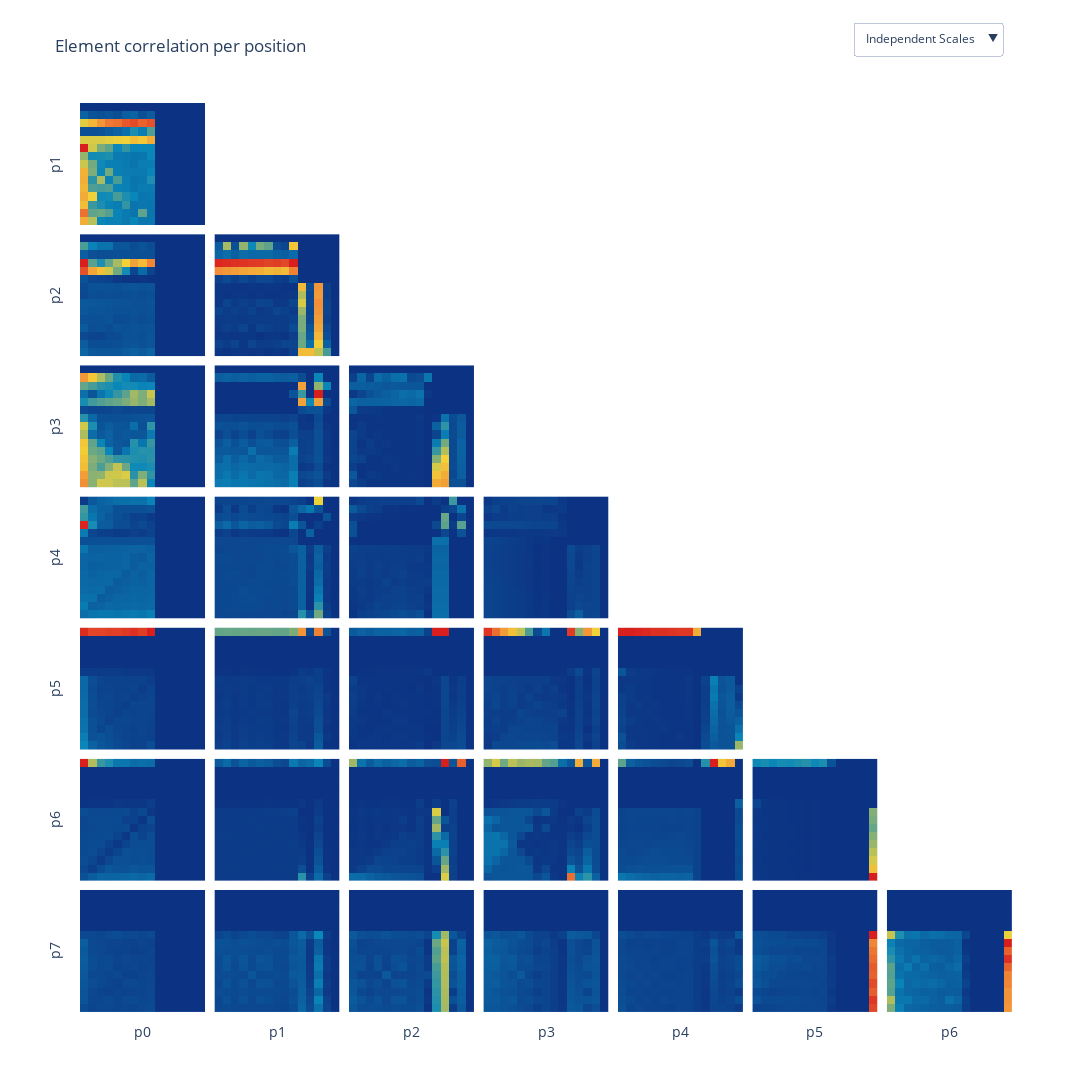

The notebook cell this image was saved under:
### Code cell
# Ploting Heatmap

# Creating figure
fig = sp.make_subplots(
    rows=NUMBER_OF_ELEMENTS - 1, 
    cols=NUMBER_OF_ELEMENTS - 1,
    shared_xaxes=True,
    shared_yaxes=True,
    vertical_spacing=0.01,
    horizontal_spacing=0.01,
)

# Creating traces
for i in range(NUMBER_OF_ELEMENTS):
    for j in range(i + 1, NUMBER_OF_ELEMENTS):

        df_temp = df_elements_pos_corr[f"p{i}"].loc[f"p{j}"]

        if df_temp is None:
            continue

        fig.add_trace(
            go.Heatmap(
                x=df_temp.columns,
                y=df_temp.index,
                z=df_temp / len(df),
                name=f"{i}-{j}",
                visible=True,
                coloraxis=f"coloraxis{i + j + 1}",
            ),
            row=j, 
            col=i + 1,
        )

        fig.add_trace(
            go.Heatmap(
                x=df_temp.columns,
                y=df_temp.index,
                z=df_temp / len(df),
                name=f"{i}-{j}",
                visible=False,
                coloraxis=f"coloraxis1",
            ),
            row=j, 
            col=i + 1,
        )

# Updating layout
coloraxis = dict(colorscale="Portland", showscale=False)
coloraxes = {f"coloraxis{i + 1}": coloraxis for i in range(int(((NUMBER_OF_ELEMENTS ** 2) - NUMBER_OF_ELEMENTS) / 2) + 1)}

fig.update_layout(
    title="Element correlation per position",
    height=1200,
    width=1200,
    **coloraxes,
)

fig.update_xaxes(showticklabels=False)
fig.update_yaxes(showticklabels=False)

for i in range(NUMBER_OF_ELEMENTS - 1):
    fig.update_xaxes(title_text=f"p{i}", side="bottom", row=NUMBER_OF_ELEMENTS - 1, col=i + 1)
    fig.update_yaxes(title_text=f"p{NUMBER_OF_ELEMENTS - i - 1}", row=NUMBER_OF_ELEMENTS - i - 1, col=1)

# Adding dropdown
fig.update_layout(
    updatemenus=[
        dict(
            buttons=list([
                dict(
                    args=[{"visible": [True, False]}],
                    label="Independent Scales",
                ),
                dict(
                    args=[{"visible": [False, True]}],
                    label="Single Scale",
                ),
            ]),
            direction="down",
            pad={"r": 10, "t": 10},
            showactive=True,
            x=1,
            xanchor="right",
            y=1.1,
            yanchor="top"
        ),
    ]
)

# Showing figure
fig.show()

### Figure 1 — Plotly figure (JSON) as saved in the notebook; plotly's stock layout.template omitted (floating-point values rounded to 4 significant figures; data arrays with more than 128 entries replaced by an {"elided": "..."} marker saying what was removed)
{"data": [{"coloraxis": "coloraxis2", "name": "0-1", "type": "heatmap", "visible": true, "x": ["1", "2", "3", "4", "5", "6", "8", "7", "9", "0", "+", "-", "*", "/", "="], "xaxis": "x", "y": ["1", "2", "3", "4", "5", "6", "8", "7", "9", "0", "+", "-", "*", "/", "="], "yaxis": "y", "z": {"elided": "15x15 float values"}}, {"coloraxis": "coloraxis", "name": "0-1", "type": "heatmap", "visible": false, "x": ["1", "2", "3", "4", "5", "6", "8", "7", "9", "0", "+", "-", "*", "/", "="], "xaxis": "x", "y": ["1", "2", "3", "4", "5", "6", "8", "7", "9", "0", "+", "-", "*", "/", "="], "yaxis": "y", "z": {"elided": "15x15 float values"}}, {"coloraxis": "coloraxis3", "name": "0-2", "type": "heatmap", "visible": true, "x": ["1", "2", "3", "4", "5", "6", "8", "7", "9", "0", "+", "-", "*", "/", "="], "xaxis": "x8", "y": ["1", "2", "3", "4", "5", "6", "8", "7", "9", "0", "+", "-", "*", "/", "="], "yaxis": "y8", "z": {"elided": "15x15 float values"}}, {"coloraxis": "coloraxis", "name": "0-2", "type": "heatmap", "visible": false, "x": ["1", "2", "3", "4", "5", "6", "8", "7", "9", "0", "+", "-", "*", "/", "="], "xaxis": "x8", "y": ["1", "2", "3", "4", "5", "6", "8", "7", "9", "0", "+", "-", "*", "/", "="], "yaxis": "y8", "z": {"elided": "15x15 float values"}}, {"coloraxis": "coloraxis4", "name": "0-3", "type": "heatmap", "visible": true, "x": ["1", "2", "3", "4", "5", "6", "8", "7", "9", "0", "+", "-", "*", "/", "="], "xaxis": "x15", "y": ["1", "2", "3", "4", "5", "6", "8", "7", "9", "0", "+", "-", "*", "/", "="], "yaxis": "y15", "z": {"elided": "15x15 float values"}}, {"coloraxis": "coloraxis", "name": "0-3", "type": "heatmap", "visible": false, "x": ["1", "2", "3", "4", "5", "6", "8", "7", "9", "0", "+", "-", "*", "/", "="], "xaxis": "x15", "y": ["1", "2", "3", "4", "5", "6", "8", "7", "9", "0", "+", "-", "*", "/", "="], "yaxis": "y15", "z": {"elided": "15x15 float values"}}, {"coloraxis": "coloraxis5", "name": "0-4", "type": "heatmap", "visible": true, "x": ["1", "2", "3", "4", "5", "6", "8", "7", "9", "0", "+", "-", "*", "/", "="], "xaxis": "x22", "y": ["1", "2", "3", "4", "5", "6", "8", "7", "9", "0", "+", "-", "*", "/", "="], "yaxis": "y22", "z": {"elided": "15x15 float values"}}, {"coloraxis": "coloraxis", "name": "0-4", "type": "heatmap", "visible": false, "x": ["1", "2", "3", "4", "5", "6", "8", "7", "9", "0", "+", "-", "*", "/", "="], "xaxis": "x22", "y": ["1", "2", "3", "4", "5", "6", "8", "7", "9", "0", "+", "-", "*", "/", "="], "yaxis": "y22", "z": {"elided": "15x15 float values"}}, {"coloraxis": "coloraxis6", "name": "0-5", "type": "heatmap", "visible": true, "x": ["1", "2", "3", "4", "5", "6", "8", "7", "9", "0", "+", "-", "*", "/", "="], "xaxis": "x29", "y": ["1", "2", "3", "4", "5", "6", "8", "7", "9", "0", "+", "-", "*", "/", "="], "yaxis": "y29", "z": {"elided": "15x15 float values"}}, {"coloraxis": "coloraxis", "name": "0-5", "type": "heatmap", "visible": false, "x": ["1", "2", "3", "4", "5", "6", "8", "7", "9", "0", "+", "-", "*", "/", "="], "xaxis": "x29", "y": ["1", "2", "3", "4", "5", "6", "8", "7", "9", "0", "+", "-", "*", "/", "="], "yaxis": "y29", "z": {"elided": "15x15 float values"}}, {"coloraxis": "coloraxis7", "name": "0-6", "type": "heatmap", "visible": true, "x": ["1", "2", "3", "4", "5", "6", "8", "7", "9", "0", "+", "-", "*", "/", "="], "xaxis": "x36", "y": ["1", "2", "3", "4", "5", "6", "8", "7", "9", "0", "+", "-", "*", "/", "="], "yaxis": "y36", "z": {"elided": "15x15 float values"}}, {"coloraxis": "coloraxis", "name": "0-6", "type": "heatmap", "visible": false, "x": ["1", "2", "3", "4", "5", "6", "8", "7", "9", "0", "+", "-", "*", "/", "="], "xaxis": "x36", "y": ["1", "2", "3", "4", "5", "6", "8", "7", "9", "0", "+", "-", "*", "/", "="], "yaxis": "y36", "z": {"elided": "15x15 float values"}}, {"coloraxis": "coloraxis8", "name": "0-7", "type": "heatmap", "visible": true, "x": ["1", "2", "3", "4", "5", "6", "8", "7", "9", "0", "+", "-", "*", "/", "="], "xaxis": "x43", "y": ["1", "2", "3", "4", "5", "6", "8", "7", "9", "0", "+", "-", "*", "/", "="], "yaxis": "y43", "z": {"elided": "15x15 float values"}}, {"coloraxis": "coloraxis", "name": "0-7", "type": "heatmap", "visible": false, "x": ["1", "2", "3", "4", "5", "6", "8", "7", "9", "0", "+", "-", "*", "/", "="], "xaxis": "x43", "y": ["1", "2", "3", "4", "5", "6", "8", "7", "9", "0", "+", "-", "*", "/", "="], "yaxis": "y43", "z": {"elided": "15x15 float values"}}, {"coloraxis": "coloraxis4", "name": "1-2", "type": "heatmap", "visible": true, "x": ["1", "2", "3", "4", "5", "6", "8", "7", "9", "0", "+", "-", "*", "/", "="], "xaxis": "x9", "y": ["1", "2", "3", "4", "5", "6", "8", "7", "9", "0", "+", "-", "*", "/", "="], "yaxis": "y9", "z": {"elided": "15x15 float values"}}, {"coloraxis": "coloraxis", "name": "1-2", "type": "heatmap", "visible": false, "x": ["1", "2", "3", "4", "5", "6", "8", "7", "9", "0", "+", "-", "*", "/", "="], "xaxis": "x9", "y": ["1", "2", "3", "4", "5", "6", "8", "7", "9", "0", "+", "-", "*", "/", "="], "yaxis": "y9", "z": {"elided": "15x15 float values"}}, {"coloraxis": "coloraxis5", "name": "1-3", "type": "heatmap", "visible": true, "x": ["1", "2", "3", "4", "5", "6", "8", "7", "9", "0", "+", "-", "*", "/", "="], "xaxis": "x16", "y": ["1", "2", "3", "4", "5", "6", "8", "7", "9", "0", "+", "-", "*", "/", "="], "yaxis": "y16", "z": {"elided": "15x15 float values"}}, {"coloraxis": "coloraxis", "name": "1-3", "type": "heatmap", "visible": false, "x": ["1", "2", "3", "4", "5", "6", "8", "7", "9", "0", "+", "-", "*", "/", "="], "xaxis": "x16", "y": ["1", "2", "3", "4", "5", "6", "8", "7", "9", "0", "+", "-", "*", "/", "="], "yaxis": "y16", "z": {"elided": "15x15 float values"}}, {"coloraxis": "coloraxis6", "name": "1-4", "type": "heatmap", "visible": true, "x": ["1", "2", "3", "4", "5", "6", "8", "7", "9", "0", "+", "-", "*", "/", "="], "xaxis": "x23", "y": ["1", "2", "3", "4", "5", "6", "8", "7", "9", "0", "+", "-", "*", "/", "="], "yaxis": "y23", "z": {"elided": "15x15 float values"}}, {"coloraxis": "coloraxis", "name": "1-4", "type": "heatmap", "visible": false, "x": ["1", "2", "3", "4", "5", "6", "8", "7", "9", "0", "+", "-", "*", "/", "="], "xaxis": "x23", "y": ["1", "2", "3", "4", "5", "6", "8", "7", "9", "0", "+", "-", "*", "/", "="], "yaxis": "y23", "z": {"elided": "15x15 float values"}}, {"coloraxis": "coloraxis7", "name": "1-5", "type": "heatmap", "visible": true, "x": ["1", "2", "3", "4", "5", "6", "8", "7", "9", "0", "+", "-", "*", "/", "="], "xaxis": "x30", "y": ["1", "2", "3", "4", "5", "6", "8", "7", "9", "0", "+", "-", "*", "/", "="], "yaxis": "y30", "z": {"elided": "15x15 float values"}}, {"coloraxis": "coloraxis", "name": "1-5", "type": "heatmap", "visible": false, "x": ["1", "2", "3", "4", "5", "6", "8", "7", "9", "0", "+", "-", "*", "/", "="], "xaxis": "x30", "y": ["1", "2", "3", "4", "5", "6", "8", "7", "9", "0", "+", "-", "*", "/", "="], "yaxis": "y30", "z": {"elided": "15x15 float values"}}, {"coloraxis": "coloraxis8", "name": "1-6", "type": "heatmap", "visible": true, "x": ["1", "2", "3", "4", "5", "6", "8", "7", "9", "0", "+", "-", "*", "/", "="], "xaxis": "x37", "y": ["1", "2", "3", "4", "5", "6", "8", "7", "9", "0", "+", "-", "*", "/", "="], "yaxis": "y37", "z": {"elided": "15x15 float values"}}, {"coloraxis": "coloraxis", "name": "1-6", "type": "heatmap", "visible": false, "x": ["1", "2", "3", "4", "5", "6", "8", "7", "9", "0", "+", "-", "*", "/", "="], "xaxis": "x37", "y": ["1", "2", "3", "4", "5", "6", "8", "7", "9", "0", "+", "-", "*", "/", "="], "yaxis": "y37", "z": {"elided": "15x15 float values"}}, {"coloraxis": "coloraxis9", "name": "1-7", "type": "heatmap", "visible": true, "x": ["1", "2", "3", "4", "5", "6", "8", "7", "9", "0", "+", "-", "*", "/", "="], "xaxis": "x44", "y": ["1", "2", "3", "4", "5", "6", "8", "7", "9", "0", "+", "-", "*", "/", "="], "yaxis": "y44", "z": {"elided": "15x15 float values"}}, {"coloraxis": "coloraxis", "name": "1-7", "type": "heatmap", "visible": false, "x": ["1", "2", "3", "4", "5", "6", "8", "7", "9", "0", "+", "-", "*", "/", "="], "xaxis": "x44", "y": ["1", "2", "3", "4", "5", "6", "8", "7", "9", "0", "+", "-", "*", "/", "="], "yaxis": "y44", "z": {"elided": "15x15 float values"}}, {"coloraxis": "coloraxis6", "name": "2-3", "type": "heatmap", "visible": true, "x": ["1", "2", "3", "4", "5", "6", "8", "7", "9", "0", "+", "-", "*", "/", "="], "xaxis": "x17", "y": ["1", "2", "3", "4", "5", "6", "8", "7", "9", "0", "+", "-", "*", "/", "="], "yaxis": "y17", "z": {"elided": "15x15 float values"}}, {"coloraxis": "coloraxis", "name": "2-3", "type": "heatmap", "visible": false, "x": ["1", "2", "3", "4", "5", "6", "8", "7", "9", "0", "+", "-", "*", "/", "="], "xaxis": "x17", "y": ["1", "2", "3", "4", "5", "6", "8", "7", "9", "0", "+", "-", "*", "/", "="], "yaxis": "y17", "z": {"elided": "15x15 float values"}}, {"coloraxis": "coloraxis7", "name": "2-4", "type": "heatmap", "visible": true, "x": ["1", "2", "3", "4", "5", "6", "8", "7", "9", "0", "+", "-", "*", "/", "="], "xaxis": "x24", "y": ["1", "2", "3", "4", "5", "6", "8", "7", "9", "0", "+", "-", "*", "/", "="], "yaxis": "y24", "z": {"elided": "15x15 float values"}}, {"coloraxis": "coloraxis", "name": "2-4", "type": "heatmap", "visible": false, "x": ["1", "2", "3", "4", "5", "6", "8", "7", "9", "0", "+", "-", "*", "/", "="], "xaxis": "x24", "y": ["1", "2", "3", "4", "5", "6", "8", "7", "9", "0", "+", "-", "*", "/", "="], "yaxis": "y24", "z": {"elided": "15x15 float values"}}, {"coloraxis": "coloraxis8", "name": "2-5", "type": "heatmap", "visible": true, "x": ["1", "2", "3", "4", "5", "6", "8", "7", "9", "0", "+", "-", "*", "/", "="], "xaxis": "x31", "y": ["1", "2", "3", "4", "5", "6", "8", "7", "9", "0", "+", "-", "*", "/", "="], "yaxis": "y31", "z": {"elided": "15x15 float values"}}, {"coloraxis": "coloraxis", "name": "2-5", "type": "heatmap", "visible": false, "x": ["1", "2", "3", "4", "5", "6", "8", "7", "9", "0", "+", "-", "*", "/", "="], "xaxis": "x31", "y": ["1", "2", "3", "4", "5", "6", "8", "7", "9", "0", "+", "-", "*", "/", "="], "yaxis": "y31", "z": {"elided": "15x15 float values"}}, {"coloraxis": "coloraxis9", "name": "2-6", "type": "heatmap", "visible": true, "x": ["1", "2", "3", "4", "5", "6", "8", "7", "9", "0", "+", "-", "*", "/", "="], "xaxis": "x38", "y": ["1", "2", "3", "4", "5", "6", "8", "7", "9", "0", "+", "-", "*", "/", "="], "yaxis": "y38", "z": {"elided": "15x15 float values"}}, {"coloraxis": "coloraxis", "name": "2-6", "type": "heatmap", "visible": false, "x": ["1", "2", "3", "4", "5", "6", "8", "7", "9", "0", "+", "-", "*", "/", "="], "xaxis": "x38", "y": ["1", "2", "3", "4", "5", "6", "8", "7", "9", "0", "+", "-", "*", "/", "="], "yaxis": "y38", "z": {"elided": "15x15 float values"}}, {"coloraxis": "coloraxis10", "name": "2-7", "type": "heatmap", "visible": true, "x": ["1", "2", "3", "4", "5", "6", "8", "7", "9", "0", "+", "-", "*", "/", "="], "xaxis": "x45", "y": ["1", "2", "3", "4", "5", "6", "8", "7", "9", "0", "+", "-", "*", "/", "="], "yaxis": "y45", "z": {"elided": "15x15 float values"}}, {"coloraxis": "coloraxis", "name": "2-7", "type": "heatmap", "visible": false, "x": ["1", "2", "3", "4", "5", "6", "8", "7", "9", "0", "+", "-", "*", "/", "="], "xaxis": "x45", "y": ["1", "2", "3", "4", "5", "6", "8", "7", "9", "0", "+", "-", "*", "/", "="], "yaxis": "y45", "z": {"elided": "15x15 float values"}}, {"coloraxis": "coloraxis8", "name": "3-4", "type": "heatmap", "visible": true, "x": ["1", "2", "3", "4", "5", "6", "8", "7", "9", "0", "+", "-", "*", "/", "="], "xaxis": "x25", "y": ["1", "2", "3", "4", "5", "6", "8", "7", "9", "0", "+", "-", "*", "/", "="], "yaxis": "y25", "z": {"elided": "15x15 float values"}}, {"coloraxis": "coloraxis", "name": "3-4", "type": "heatmap", "visible": false, "x": ["1", "2", "3", "4", "5", "6", "8", "7", "9", "0", "+", "-", "*", "/", "="], "xaxis": "x25", "y": ["1", "2", "3", "4", "5", "6", "8", "7", "9", "0", "+", "-", "*", "/", "="], "yaxis": "y25", "z": {"elided": "15x15 float values"}}, {"coloraxis": "coloraxis9", "name": "3-5", "type": "heatmap", "visible": true, "x": ["1", "2", "3", "4", "5", "6", "8", "7", "9", "0", "+", "-", "*", "/", "="], "xaxis": "x32", "y": ["1", "2", "3", "4", "5", "6", "8", "7", "9", "0", "+", "-", "*", "/", "="], "yaxis": "y32", "z": {"elided": "15x15 float values"}}, {"coloraxis": "coloraxis", "name": "3-5", "type": "heatmap", "visible": false, "x": ["1", "2", "3", "4", "5", "6", "8", "7", "9", "0", "+", "-", "*", "/", "="], "xaxis": "x32", "y": ["1", "2", "3", "4", "5", "6", "8", "7", "9", "0", "+", "-", "*", "/", "="], "yaxis": "y32", "z": {"elided": "15x15 float values"}}, {"coloraxis": "coloraxis10", "name": "3-6", "type": "heatmap", "visible": true, "x": ["1", "2", "3", "4", "5", "6", "8", "7", "9", "0", "+", "-", "*", "/", "="], "xaxis": "x39", "y": ["1", "2", "3", "4", "5", "6", "8", "7", "9", "0", "+", "-", "*", "/", "="], "yaxis": "y39", "z": {"elided": "15x15 float values"}}, {"coloraxis": "coloraxis", "name": "3-6", "type": "heatmap", "visible": false, "x": ["1", "2", "3", "4", "5", "6", "8", "7", "9", "0", "+", "-", "*", "/", "="], "xaxis": "x39", "y": ["1", "2", "3", "4", "5", "6", "8", "7", "9", "0", "+", "-", "*", "/", "="], "yaxis": "y39", "z": {"elided": "15x15 float values"}}, {"coloraxis": "coloraxis11", "name": "3-7", "type": "heatmap", "visible": true, "x": ["1", "2", "3", "4", "5", "6", "8", "7", "9", "0", "+", "-", "*", "/", "="], "xaxis": "x46", "y": ["1", "2", "3", "4", "5", "6", "8", "7", "9", "0", "+", "-", "*", "/", "="], "yaxis": "y46", "z": {"elided": "15x15 float values"}}, {"coloraxis": "coloraxis", "name": "3-7", "type": "heatmap", "visible": false, "x": ["1", "2", "3", "4", "5", "6", "8", "7", "9", "0", "+", "-", "*", "/", "="], "xaxis": "x46", "y": ["1", "2", "3", "4", "5", "6", "8", "7", "9", "0", "+", "-", "*", "/", "="], "yaxis": "y46", "z": {"elided": "15x15 float values"}}, {"coloraxis": "coloraxis10", "name": "4-5", "type": "heatmap", "visible": true, "x": ["1", "2", "3", "4", "5", "6", "8", "7", "9", "0", "+", "-", "*", "/", "="], "xaxis": "x33", "y": ["1", "2", "3", "4", "5", "6", "8", "7", "9", "0", "+", "-", "*", "/", "="], "yaxis": "y33", "z": {"elided": "15x15 float values"}}, {"coloraxis": "coloraxis", "name": "4-5", "type": "heatmap", "visible": false, "x": ["1", "2", "3", "4", "5", "6", "8", "7", "9", "0", "+", "-", "*", "/", "="], "xaxis": "x33", "y": ["1", "2", "3", "4", "5", "6", "8", "7", "9", "0", "+", "-", "*", "/", "="], "yaxis": "y33", "z": {"elided": "15x15 float values"}}, {"coloraxis": "coloraxis11", "name": "4-6", "type": "heatmap", "visible": true, "x": ["1", "2", "3", "4", "5", "6", "8", "7", "9", "0", "+", "-", "*", "/", "="], "xaxis": "x40", "y": ["1", "2", "3", "4", "5", "6", "8", "7", "9", "0", "+", "-", "*", "/", "="], "yaxis": "y40", "z": {"elided": "15x15 float values"}}, {"coloraxis": "coloraxis", "name": "4-6", "type": "heatmap", "visible": false, "x": ["1", "2", "3", "4", "5", "6", "8", "7", "9", "0", "+", "-", "*", "/", "="], "xaxis": "x40", "y": ["1", "2", "3", "4", "5", "6", "8", "7", "9", "0", "+", "-", "*", "/", "="], "yaxis": "y40", "z": {"elided": "15x15 float values"}}, {"coloraxis": "coloraxis12", "name": "4-7", "type": "heatmap", "visible": true, "x": ["1", "2", "3", "4", "5", "6", "8", "7", "9", "0", "+", "-", "*", "/", "="], "xaxis": "x47", "y": ["1", "2", "3", "4", "5", "6", "8", "7", "9", "0", "+", "-", "*", "/", "="], "yaxis": "y47", "z": {"elided": "15x15 float values"}}, {"coloraxis": "coloraxis", "name": "4-7", "type": "heatmap", "visible": false, "x": ["1", "2", "3", "4", "5", "6", "8", "7", "9", "0", "+", "-", "*", "/", "="], "xaxis": "x47", "y": ["1", "2", "3", "4", "5", "6", "8", "7", "9", "0", "+", "-", "*", "/", "="], "yaxis": "y47", "z": {"elided": "15x15 float values"}}, {"coloraxis": "coloraxis12", "name": "5-6", "type": "heatmap", "visible": true, "x": ["1", "2", "3", "4", "5", "6", "8", "7", "9", "0", "+", "-", "*", "/", "="], "xaxis": "x41", "y": ["1", "2", "3", "4", "5", "6", "8", "7", "9", "0", "+", "-", "*", "/", "="], "yaxis": "y41", "z": {"elided": "15x15 float values"}}, {"coloraxis": "coloraxis", "name": "5-6", "type": "heatmap", "visible": false, "x": ["1", "2", "3", "4", "5", "6", "8", "7", "9", "0", "+", "-", "*", "/", "="], "xaxis": "x41", "y": ["1", "2", "3", "4", "5", "6", "8", "7", "9", "0", "+", "-", "*", "/", "="], "yaxis": "y41", "z": {"elided": "15x15 float values"}}, {"coloraxis": "coloraxis13", "name": "5-7", "type": "heatmap", "visible": true, "x": ["1", "2", "3", "4", "5", "6", "8", "7", "9", "0", "+", "-", "*", "/", "="], "xaxis": "x48", "y": ["1", "2", "3", "4", "5", "6", "8", "7", "9", "0", "+", "-", "*", "/", "="], "yaxis": "y48", "z": {"elided": "15x15 float values"}}, {"coloraxis": "coloraxis", "name": "5-7", "type": "heatmap", "visible": false, "x": ["1", "2", "3", "4", "5", "6", "8", "7", "9", "0", "+", "-", "*", "/", "="], "xaxis": "x48", "y": ["1", "2", "3", "4", "5", "6", "8", "7", "9", "0", "+", "-", "*", "/", "="], "yaxis": "y48", "z": {"elided": "15x15 float values"}}, {"coloraxis": "coloraxis14", "name": "6-7", "type": "heatmap", "visible": true, "x": ["1", "2", "3", "4", "5", "6", "8", "7", "9", "0", "+", "-", "*", "/", "="], "xaxis": "x49", "y": ["1", "2", "3", "4", "5", "6", "8", "7", "9", "0", "+", "-", "*", "/", "="], "yaxis": "y49", "z": {"elided": "15x15 float values"}}, {"coloraxis": "coloraxis", "name": "6-7", "type": "heatmap", "visible": false, "x": ["1", "2", "3", "4", "5", "6", "8", "7", "9", "0", "+", "-", "*", "/", "="], "xaxis": "x49", "y": ["1", "2", "3", "4", "5", "6", "8", "7", "9", "0", "+", "-", "*", "/", "="], "yaxis": "y49", "z": {"elided": "15x15 float values"}}], "layout": {"coloraxis": {"colorscale": [[0, "rgb(12,51,131)"], [0.25, "rgb(10,136,186)"], [0.5, "rgb(242,211,56)"], [0.75, "rgb(242,143,56)"], [1, "rgb(217,30,30)"]], "showscale": false}, "coloraxis10": {"colorscale": [[0, "rgb(12,51,131)"], [0.25, "rgb(10,136,186)"], [0.5, "rgb(242,211,56)"], [0.75, "rgb(242,143,56)"], [1, "rgb(217,30,30)"]], "showscale": false}, "coloraxis11": {"colorscale": [[0, "rgb(12,51,131)"], [0.25, "rgb(10,136,186)"], [0.5, "rgb(242,211,56)"], [0.75, "rgb(242,143,56)"], [1, "rgb(217,30,30)"]], "showscale": false}, "coloraxis12": {"colorscale": [[0, "rgb(12,51,131)"], [0.25, "rgb(10,136,186)"], [0.5, "rgb(242,211,56)"], [0.75, "rgb(242,143,56)"], [1, "rgb(217,30,30)"]], "showscale": false}, "coloraxis13": {"colorscale": [[0, "rgb(12,51,131)"], [0.25, "rgb(10,136,186)"], [0.5, "rgb(242,211,56)"], [0.75, "rgb(242,143,56)"], [1, "rgb(217,30,30)"]], "showscale": false}, "coloraxis14": {"colorscale": [[0, "rgb(12,51,131)"], [0.25, "rgb(10,136,186)"], [0.5, "rgb(242,211,56)"], [0.75, "rgb(242,143,56)"], [1, "rgb(217,30,30)"]], "showscale": false}, "coloraxis15": {"colorscale": [[0, "rgb(12,51,131)"], [0.25, "rgb(10,136,186)"], [0.5, "rgb(242,211,56)"], [0.75, "rgb(242,143,56)"], [1, "rgb(217,30,30)"]], "showscale": false}, "coloraxis16": {"colorscale": [[0, "rgb(12,51,131)"], [0.25, "rgb(10,136,186)"], [0.5, "rgb(242,211,56)"], [0.75, "rgb(242,143,56)"], [1, "rgb(217,30,30)"]], "showscale": false}, "coloraxis17": {"colorscale": [[0, "rgb(12,51,131)"], [0.25, "rgb(10,136,186)"], [0.5, "rgb(242,211,56)"], [0.75, "rgb(242,143,56)"], [1, "rgb(217,30,30)"]], "showscale": false}, "coloraxis18": {"colorscale": [[0, "rgb(12,51,131)"], [0.25, "rgb(10,136,186)"], [0.5, "rgb(242,211,56)"], [0.75, "rgb(242,143,56)"], [1, "rgb(217,30,30)"]], "showscale": false}, "coloraxis19": {"colorscale": [[0, "rgb(12,51,131)"], [0.25, "rgb(10,136,186)"], [0.5, "rgb(242,211,56)"], [0.75, "rgb(242,143,56)"], [1, "rgb(217,30,30)"]], "showscale": false}, "coloraxis2": {"colorscale": [[0, "rgb(12,51,131)"], [0.25, "rgb(10,136,186)"], [0.5, "rgb(242,211,56)"], [0.75, "rgb(242,143,56)"], [1, "rgb(217,30,30)"]], "showscale": false}, "coloraxis20": {"colorscale": [[0, "rgb(12,51,131)"], [0.25, "rgb(10,136,186)"], [0.5, "rgb(242,211,56)"], [0.75, "rgb(242,143,56)"], [1, "rgb(217,30,30)"]], "showscale": false}, "coloraxis21": {"colorscale": [[0, "rgb(12,51,131)"], [0.25, "rgb(10,136,186)"], [0.5, "rgb(242,211,56)"], [0.75, "rgb(242,143,56)"], [1, "rgb(217,30,30)"]], "showscale": false}, "coloraxis22": {"colorscale": [[0, "rgb(12,51,131)"], [0.25, "rgb(10,136,186)"], [0.5, "rgb(242,211,56)"], [0.75, "rgb(242,143,56)"], [1, "rgb(217,30,30)"]], "showscale": false}, "coloraxis23": {"colorscale": [[0, "rgb(12,51,131)"], [0.25, "rgb(10,136,186)"], [0.5, "rgb(242,211,56)"], [0.75, "rgb(242,143,56)"], [1, "rgb(217,30,30)"]], "showscale": false}, "coloraxis24": {"colorscale": [[0, "rgb(12,51,131)"], [0.25, "rgb(10,136,186)"], [0.5, "rgb(242,211,56)"], [0.75, "rgb(242,143,56)"], [1, "rgb(217,30,30)"]], "showscale": false}, "coloraxis25": {"colorscale": [[0, "rgb(12,51,131)"], [0.25, "rgb(10,136,186)"], [0.5, "rgb(242,211,56)"], [0.75, "rgb(242,143,56)"], [1, "rgb(217,30,30)"]], "showscale": false}, "coloraxis26": {"colorscale": [[0, "rgb(12,51,131)"], [0.25, "rgb(10,136,186)"], [0.5, "rgb(242,211,56)"], [0.75, "rgb(242,143,56)"], [1, "rgb(217,30,30)"]], "showscale": false}, "coloraxis27": {"colorscale": [[0, "rgb(12,51,131)"], [0.25, "rgb(10,136,186)"], [0.5, "rgb(242,211,56)"], [0.75, "rgb(242,143,56)"], [1, "rgb(217,30,30)"]], "showscale": false}, "coloraxis28": {"colorscale": [[0, "rgb(12,51,131)"], [0.25, "rgb(10,136,186)"], [0.5, "rgb(242,211,56)"], [0.75, "rgb(242,143,56)"], [1, "rgb(217,30,30)"]], "showscale": false}, "coloraxis29": {"colorscale": [[0, "rgb(12,51,131)"], [0.25, "rgb(10,136,186)"], [0.5, "rgb(242,211,56)"], [0.75, "rgb(242,143,56)"], [1, "rgb(217,30,30)"]], "showscale": false}, "coloraxis3": {"colorscale": [[0, "rgb(12,51,131)"], [0.25, "rgb(10,136,186)"], [0.5, "rgb(242,211,56)"], [0.75, "rgb(242,143,56)"], [1, "rgb(217,30,30)"]], "showscale": false}, "coloraxis4": {"colorscale": [[0, "rgb(12,51,131)"], [0.25, "rgb(10,136,186)"], [0.5, "rgb(242,211,56)"], [0.75, "rgb(242,143,56)"], [1, "rgb(217,30,30)"]], "showscale": false}, "coloraxis5": {"colorscale": [[0, "rgb(12,51,131)"], [0.25, "rgb(10,136,186)"], [0.5, "rgb(242,211,56)"], [0.75, "rgb(242,143,56)"], [1, "rgb(217,30,30)"]], "showscale": false}, "coloraxis6": {"colorscale": [[0, "rgb(12,51,131)"], [0.25, "rgb(10,136,186)"], [0.5, "rgb(242,211,56)"], [0.75, "rgb(242,143,56)"], [1, "rgb(217,30,30)"]], "showscale": false}, "coloraxis7": {"colorscale": [[0, "rgb(12,51,131)"], [0.25, "rgb(10,136,186)"], [0.5, "rgb(242,211,56)"], [0.75, "rgb(242,143,56)"], [1, "rgb(217,30,30)"]], "showscale": false}, "coloraxis8": {"colorscale": [[0, "rgb(12,51,131)"], [0.25, "rgb(10,136,186)"], [0.5, "rgb(242,211,56)"], [0.75, "rgb(242,143,56)"], [1, "rgb(217,30,30)"]], "showscale": false}, "coloraxis9": {"colorscale": [[0, "rgb(12,51,131)"], [0.25, "rgb(10,136,186)"], [0.5, "rgb(242,211,56)"], [0.75, "rgb(242,143,56)"], [1, "rgb(217,30,30)"]], "showscale": false}, "height": 1200, "title": {"text": "Element correlation per position"}, "updatemenus": [{"buttons": [{"args": [{"visible": [true, false]}], "label": "Independent Scales"}, {"args": [{"visible": [false, true]}], "label": "Single Scale"}], "direction": "down", "pad": {"r": 10, "t": 10}, "showactive": true, "x": 1, "xanchor": "right", "y": 1.1, "yanchor": "top"}], "width": 1200, "xaxis": {"anchor": "y", "domain": [0, 0.1343], "matches": "x43", "showticklabels": false}, "xaxis10": {"anchor": "y10", "domain": [0.2886, 0.4229], "matches": "x45", "showticklabels": false}, "xaxis11": {"anchor": "y11", "domain": [0.4329, 0.5671], "matches": "x46", "showticklabels": false}, "xaxis12": {"anchor": "y12", "domain": [0.5771, 0.7114], "matches": "x47", "showticklabels": false}, "xaxis13": {"anchor": "y13", "domain": [0.7214, 0.8557], "matches": "x48", "showticklabels": false}, "xaxis14": {"anchor": "y14", "domain": [0.8657, 1], "matches": "x49", "showticklabels": false}, "xaxis15": {"anchor": "y15", "domain": [0, 0.1343], "matches": "x43", "showticklabels": false}, "xaxis16": {"anchor": "y16", "domain": [0.1443, 0.2786], "matches": "x44", "showticklabels": false}, "xaxis17": {"anchor": "y17", "domain": [0.2886, 0.4229], "matches": "x45", "showticklabels": false}, "xaxis18": {"anchor": "y18", "domain": [0.4329, 0.5671], "matches": "x46", "showticklabels": false}, "xaxis19": {"anchor": "y19", "domain": [0.5771, 0.7114], "matches": "x47", "showticklabels": false}, "xaxis2": {"anchor": "y2", "domain": [0.1443, 0.2786], "matches": "x44", "showticklabels": false}, "xaxis20": {"anchor": "y20", "domain": [0.7214, 0.8557], "matches": "x48", "showticklabels": false}, "xaxis21": {"anchor": "y21", "domain": [0.8657, 1], "matches": "x49", "showticklabels": false}, "xaxis22": {"anchor": "y22", "domain": [0, 0.1343], "matches": "x43", "showticklabels": false}, "xaxis23": {"anchor": "y23", "domain": [0.1443, 0.2786], "matches": "x44", "showticklabels": false}, "xaxis24": {"anchor": "y24", "domain": [0.2886, 0.4229], "matches": "x45", "showticklabels": false}, "xaxis25": {"anchor": "y25", "domain": [0.4329, 0.5671], "matches": "x46", "showticklabels": false}, "xaxis26": {"anchor": "y26", "domain": [0.5771, 0.7114], "matches": "x47", "showticklabels": false}, "xaxis27": {"anchor": "y27", "domain": [0.7214, 0.8557], "matches": "x48", "showticklabels": false}, "xaxis28": {"anchor": "y28", "domain": [0.8657, 1], "matches": "x49", "showticklabels": false}, "xaxis29": {"anchor": "y29", "domain": [0, 0.1343], "matches": "x43", "showticklabels": false}, "xaxis3": {"anchor": "y3", "domain": [0.2886, 0.4229], "matches": "x45", "showticklabels": false}, "xaxis30": {"anchor": "y30", "domain": [0.1443, 0.2786], "matches": "x44", "showticklabels": false}, "xaxis31": {"anchor": "y31", "domain": [0.2886, 0.4229], "matches": "x45", "showticklabels": false}, "xaxis32": {"anchor": "y32", "domain": [0.4329, 0.5671], "matches": "x46", "showticklabels": false}, "xaxis33": {"anchor": "y33", "domain": [0.5771, 0.7114], "matches": "x47", "showticklabels": false}, "xaxis34": {"anchor": "y34", "domain": [0.7214, 0.8557], "matches": "x48", "showticklabels": false}, "xaxis35": {"anchor": "y35", "domain": [0.8657, 1], "matches": "x49", "showticklabels": false}, "xaxis36": {"anchor": "y36", "domain": [0, 0.1343], "matches": "x43", "showticklabels": false}, "xaxis37": {"anchor": "y37", "domain": [0.1443, 0.2786], "matches": "x44", "showticklabels": false}, "xaxis38": {"anchor": "y38", "domain": [0.2886, 0.4229], "matches": "x45", "showticklabels": false}, "xaxis39": {"anchor": "y39", "domain": [0.4329, 0.5671], "matches": "x46", "showticklabels": false}, "xaxis4": {"anchor": "y4", "domain": [0.4329, 0.5671], "matches": "x46", "showticklabels": false}, "xaxis40": {"anchor": "y40", "domain": [0.5771, 0.7114], "matches": "x47", "showticklabels": false}, "xaxis41": {"anchor": "y41", "domain": [0.7214, 0.8557], "matches": "x48", "showticklabels": false}, "xaxis42": {"anchor": "y42", "domain": [0.8657, 1], "matches": "x49", "showticklabels": false}, "xaxis43": {"anchor": "y43", "domain": [0, 0.1343], "showticklabels": false, "side": "bottom", "title": {"text": "p0"}}, "xaxis44": {"anchor": "y44", "domain": [0.1443, 0.2786], "showticklabels": false, "side": "bottom", "title": {"text": "p1"}}, "xaxis45": {"anchor": "y45", "domain": [0.2886, 0.4229], "showticklabels": false, "side": "bottom", "title": {"text": "p2"}}, "xaxis46": {"anchor": "y46", "domain": [0.4329, 0.5671], "showticklabels": false, "side": "bottom", "title": {"text": "p3"}}, "xaxis47": {"anchor": "y47", "domain": [0.5771, 0.7114], "showticklabels": false, "side": "bottom", "title": {"text": "p4"}}, "xaxis48": {"anchor": "y48", "domain": [0.7214, 0.8557], "showticklabels": false, "side": "bottom", "title": {"text": "p5"}}, "xaxis49": {"anchor": "y49", "domain": [0.8657, 1], "showticklabels": false, "side": "bottom", "title": {"text": "p6"}}, "xaxis5": {"anchor": "y5", "domain": [0.5771, 0.7114], "matches": "x47", "showticklabels": false}, "xaxis6": {"anchor": "y6", "domain": [0.7214, 0.8557], "matches": "x48", "showticklabels": false}, "xaxis7": {"anchor": "y7", "domain": [0.8657, 1], "matches": "x49", "showticklabels": false}, "xaxis8": {"anchor": "y8", "domain": [0, 0.1343], "matches": "x43", "showticklabels": false}, "xaxis9": {"anchor": "y9", "domain": [0.1443, 0.2786], "matches": "x44", "showticklabels": false}, "yaxis": {"anchor": "x", "domain": [0.8657, 1], "showticklabels": false, "title": {"text": "p1"}}, "yaxis10": {"anchor": "x10", "domain": [0.7214, 0.8557], "matches": "y8", "showticklabels": false}, "yaxis11": {"anchor": "x11", "domain": [0.7214, 0.8557], "matches": "y8", "showticklabels": false}, "yaxis12": {"anchor": "x12", "domain": [0.7214, 0.8557], "matches": "y8", "showticklabels": false}, "yaxis13": {"anchor": "x13", "domain": [0.7214, 0.8557], "matches": "y8", "showticklabels": false}, "yaxis14": {"anchor": "x14", "domain": [0.7214, 0.8557], "matches": "y8", "showticklabels": false}, "yaxis15": {"anchor": "x15", "domain": [0.5771, 0.7114], "showticklabels": false, "title": {"text": "p3"}}, "yaxis16": {"anchor": "x16", "domain": [0.5771, 0.7114], "matches": "y15", "showticklabels": false}, "yaxis17": {"anchor": "x17", "domain": [0.5771, 0.7114], "matches": "y15", "showticklabels": false}, "yaxis18": {"anchor": "x18", "domain": [0.5771, 0.7114], "matches": "y15", "showticklabels": false}, "yaxis19": {"anchor": "x19", "domain": [0.5771, 0.7114], "matches": "y15", "showticklabels": false}, "yaxis2": {"anchor": "x2", "domain": [0.8657, 1], "matches": "y", "showticklabels": false}, "yaxis20": {"anchor": "x20", "domain": [0.5771, 0.7114], "matches": "y15", "showticklabels": false}, "yaxis21": {"anchor": "x21", "domain": [0.5771, 0.7114], "matches": "y15", "showticklabels": false}, "yaxis22": {"anchor": "x22", "domain": [0.4329, 0.5671], "showticklabels": false, "title": {"text": "p4"}}, "yaxis23": {"anchor": "x23", "domain": [0.4329, 0.5671], "matches": "y22", "showticklabels": false}, "yaxis24": {"anchor": "x24", "domain": [0.4329, 0.5671], "matches": "y22", "showticklabels": false}, "yaxis25": {"anchor": "x25", "domain": [0.4329, 0.5671], "matches": "y22", "showticklabels": false}, "yaxis26": {"anchor": "x26", "domain": [0.4329, 0.5671], "matches": "y22", "showticklabels": false}, "yaxis27": {"anchor": "x27", "domain": [0.4329, 0.5671], "matches": "y22", "showticklabels": false}, "yaxis28": {"anchor": "x28", "domain": [0.4329, 0.5671], "matches": "y22", "showticklabels": false}, "yaxis29": {"anchor": "x29", "domain": [0.2886, 0.4229], "showticklabels": false, "title": {"text": "p5"}}, "yaxis3": {"anchor": "x3", "domain": [0.8657, 1], "matches": "y", "showticklabels": false}, "yaxis30": {"anchor": "x30", "domain": [0.2886, 0.4229], "matches": "y29", "showticklabels": false}, "yaxis31": {"anchor": "x31", "domain": [0.2886, 0.4229], "matches": "y29", "showticklabels": false}, "yaxis32": {"anchor": "x32", "domain": [0.2886, 0.4229], "matches": "y29", "showticklabels": false}, "yaxis33": {"anchor": "x33", "domain": [0.2886, 0.4229], "matches": "y29", "showticklabels": false}, "yaxis34": {"anchor": "x34", "domain": [0.2886, 0.4229], "matches": "y29", "showticklabels": false}, "yaxis35": {"anchor": "x35", "domain": [0.2886, 0.4229], "matches": "y29", "showticklabels": false}, "yaxis36": {"anchor": "x36", "domain": [0.1443, 0.2786], "showticklabels": false, "title": {"text": "p6"}}, "yaxis37": {"anchor": "x37", "domain": [0.1443, 0.2786], "matches": "y36", "showticklabels": false}, "yaxis38": {"anchor": "x38", "domain": [0.1443, 0.2786], "matches": "y36", "showticklabels": false}, "yaxis39": {"anchor": "x39", "domain": [0.1443, 0.2786], "matches": "y36", "showticklabels": false}, "yaxis4": {"anchor": "x4", "domain": [0.8657, 1], "matches": "y", "showticklabels": false}, "yaxis40": {"anchor": "x40", "domain": [0.1443, 0.2786], "matches": "y36", "showticklabels": false}, "yaxis41": {"anchor": "x41", "domain": [0.1443, 0.2786], "matches": "y36", "showticklabels": false}, "yaxis42": {"anchor": "x42", "domain": [0.1443, 0.2786], "matches": "y36", "showticklabels": false}, "yaxis43": {"anchor": "x43", "domain": [0, 0.1343], "showticklabels": false, "title": {"text": "p7"}}, "yaxis44": {"anchor": "x44", "domain": [0, 0.1343], "matches": "y43", "showticklabels": false}, "yaxis45": {"anchor": "x45", "domain": [0, 0.1343], "matches": "y43", "showticklabels": false}, "yaxis46": {"anchor": "x46", "domain": [0, 0.1343], "matches": "y43", "showticklabels": false}, "yaxis47": {"anchor": "x47", "domain": [0, 0.1343], "matches": "y43", "showticklabels": false}, "yaxis48": {"anchor": "x48", "domain": [0, 0.1343], "matches": "y43", "showticklabels": false}, "yaxis49": {"anchor": "x49", "domain": [0, 0.1343], "matches": "y43", "showticklabels": false}, "yaxis5": {"anchor": "x5", "domain": [0.8657, 1], "matches": "y", "showticklabels": false}, "yaxis6": {"anchor": "x6", "domain": [0.8657, 1], "matches": "y", "showticklabels": false}, "yaxis7": {"anchor": "x7", "domain": [0.8657, 1], "matches": "y", "showticklabels": false}, "yaxis8": {"anchor": "x8", "domain": [0.7214, 0.8557], "showticklabels": false, "title": {"text": "p2"}}, "yaxis9": {"anchor": "x9", "domain": [0.7214, 0.8557], "matches": "y8", "showticklabels": false}}}
